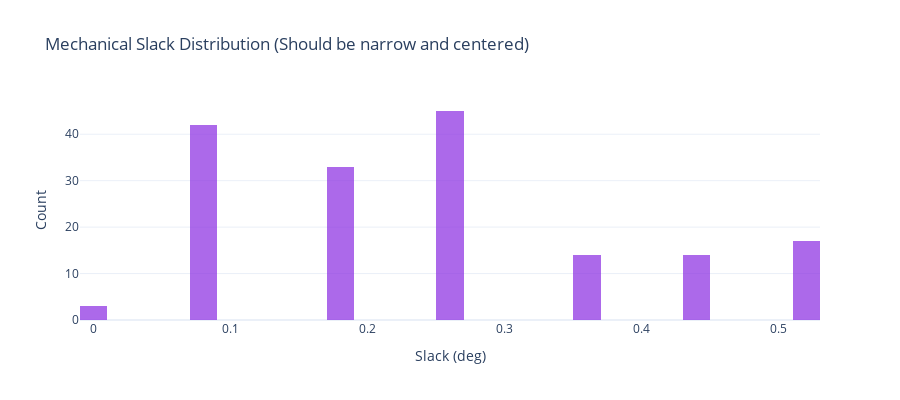

Notebook code for this chart:
### Markdown cell above
## Error Distribution

### Code cell
# Histogram of mechanical slack
fig3 = go.Figure()

fig3.add_trace(go.Histogram(
    x=df['mech_slack'], nbinsx=50,
    marker_color='rgb(138, 43, 226)',
    opacity=0.7
))

fig3.update_layout(
    title='Mechanical Slack Distribution (Should be narrow and centered)',
    xaxis_title='Slack (deg)',
    yaxis_title='Count',
    height=400,
    template='plotly_white'
)

fig3.show()

### Figure 1 — Plotly figure (JSON) as saved in the notebook; plotly's stock layout.template omitted (floating-point values rounded to 4 significant figures; data arrays with more than 128 entries replaced by an {"elided": "..."} marker saying what was removed)
{"data": [{"marker": {"color": "rgb(138, 43, 226)"}, "nbinsx": 50, "opacity": 0.7, "type": "histogram", "x": {"elided": "168 float values"}}], "layout": {"height": 400, "title": {"text": "Mechanical Slack Distribution (Should be narrow and centered)"}, "xaxis": {"title": {"text": "Slack (deg)"}}, "yaxis": {"title": {"text": "Count"}}}}
